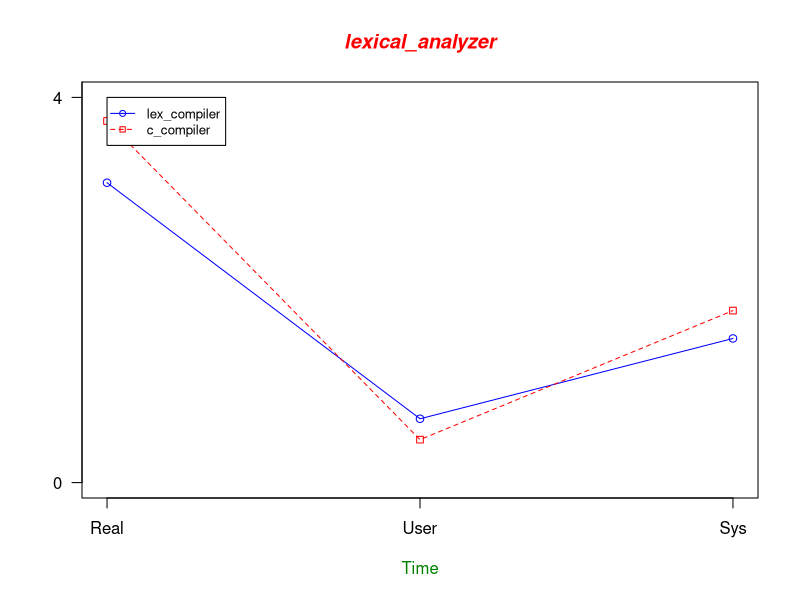

Source code (R):
# Define 2 vectors
lex_compiler <- c(3.114, 0.663, 1.497)
c_compiler <- c(3.755, 0.446, 1.786)


g_range <- range(0, lex_compiler, 4)

plot(lex_compiler, type="o", col="blue", ylim=g_range, 
   axes=FALSE, ann=FALSE)

# Make x axis using Mon-Fri labels
axis(1, at=1:3, lab=c("Real","User","Sys"))

# Make y axis with horizontal labels that display ticks at 
# every 4 marks. 4*0:g_range[2] is equivalent to c(0,4,8,12).
axis(2, las=1, at=4*0:g_range[2])

# Create box around plot
box()

# Graph c_compiler with red dashed line and square points
lines(c_compiler, type="o", pch=22, lty=2, col="red")

# Create a title with a red, bold/italic font
title(main="lexical_analyzer", col.main="red", font.main=4)

# Label the x and y axes with dark green text
title(xlab="Time", col.lab=rgb(0,0.5,0))
title(ylab="", col.lab=rgb(0,0.5,0))

# Create a legend at (1, g_range[2]) that is slightly smaller 
# (cex) and uses the same line colors and points used by 
# the actual plots 
legend(1, g_range[2], c("lex_compiler","c_compiler"), cex=0.8, 
   col=c("blue","red"), pch=21:22, lty=1:2);
